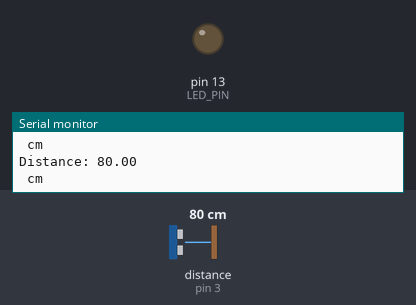
The sketch below on a simulated Arduino Uno, built with avr-gcc and run on an emulated ATmega328P. On the bench: output pins drawn as LEDs (lit = HIGH), the last lines printed to the serial monitor. Wiring (inferred from the names in the program): ultrasonic range finder: trigger pin 2; echo pin 3. The test bench sets the inputs (shaded band); at power-on: distance to the obstacle (sensor on pin 3) 80 cm. The echo pulse lasts 58.3 µs per cm; pins used as bus, display or sensor lines are not drawn.

Above: at 1.3 s.
1.4 s: distance to the obstacle (sensor on pin 3) set to 16 cm
2.9 s: distance to the obstacle (sensor on pin 3) set to 12 cm
At 4.0 s:
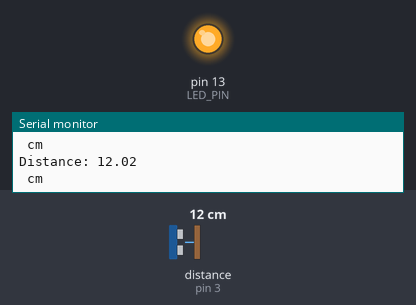
4.5 s: distance to the obstacle (sensor on pin 3) set to 18 cm
At 5.3 s:
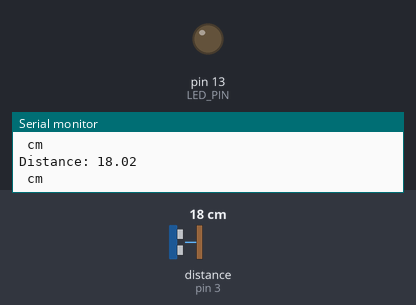
6.0 s: distance to the obstacle (sensor on pin 3) set to 2 cm
At 6.7 s:
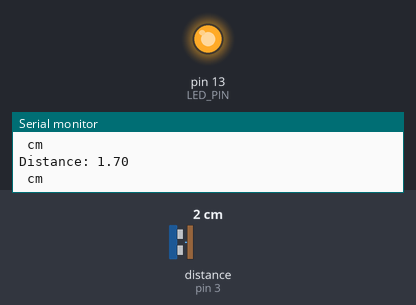
Timing chart, 0 to 8.5 s (numbered marks = the images above; inputs shaded):
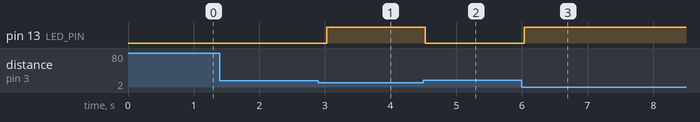

Measured:
- the behaviour switches between 15 and 14 cm on distance to the obstacle (sensor on pin 3) (found by bisection; images 0 and 1)
- after the input at 2.9 s, pin 13 (LED_PIN): LOW → HIGH after 0.13 s
- after the input at 4.5 s, pin 13 (LED_PIN): HIGH → LOW at once
- after the input at 6.0 s, pin 13 (LED_PIN): LOW → HIGH at once

The sketch:

DistSens.ino
```cpp
// Define macros for later use
#define TRIG_PIN 2
#define MIN_TRIGGER_DISTANCE 15
#define ECHO_PIN 3
#define LED_PIN 13
#define BAUDRATE 9600

// LED Component Class
class LED {
  public:
    int pin;

    // Constructor for LED class
    LED(int pinNum) {
      pin = pinNum;
      pinMode(pin, OUTPUT);
    }

    // Turn the LED on
    void on() {
      digitalWrite(pin, HIGH);
    }

    // Turn the LED off
    void off() {
      digitalWrite(pin, LOW);
    }
};

// Sensor Component Class
class UltrasonicSensor {
  public:
    int trigPin;
    int echoPin;

    // Constructor for UltrasonicSensor class
    UltrasonicSensor(int tp, int ep) {
      trigPin = tp;
      echoPin = ep;

      // Set pin modes for trigger and echo pins
      pinMode(echoPin, INPUT);
      pinMode(trigPin, OUTPUT);
    }

    // Trigger the ultrasonic sensor transmitter
    void trigger() {
      digitalWrite(trigPin, LOW);
      delayMicroseconds(2);
      digitalWrite(trigPin, HIGH);
      delayMicroseconds(10);
      digitalWrite(trigPin, LOW);
    }

    // Get the duration of the ultrasonic pulse
    long getDuration() {
      return pulseIn(echoPin, HIGH);
    }

    // Calculate and return the distance based on the pulse duration
    float getDistance() {
      return pulseIn(echoPin, HIGH) * 0.0343 / 2;
    }
};

// Set up objects for each component
LED alarm(LED_PIN);
UltrasonicSensor sensor(TRIG_PIN, ECHO_PIN);

// Setup function
void setup() {
  Serial.begin(BAUDRATE);
}

// Main loop
void loop() {
  sensor.trigger(); // Trigger the sensor transmitter
  float distance = sensor.getDistance(); // Get distance from sensor receiver

  // Display results
  Serial.print("Distance: ");
  Serial.println(distance);
  Serial.println(" cm");

  // Check if there is an object within the minimum trigger distance
  if(distance < MIN_TRIGGER_DISTANCE){
    alarm.on(); // Turn on the alarm
  } else {
    alarm.off(); // Turn off the alarm
  }

  delay(500); // Delay for stability
}
```
